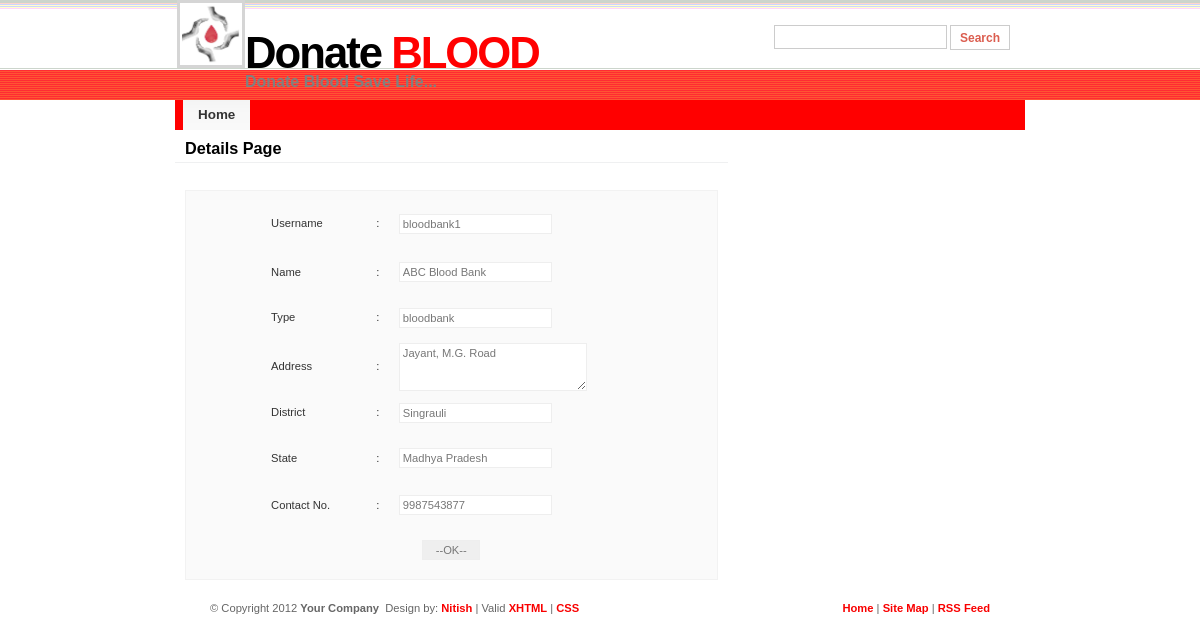
The page /admin/bbhdetails.php?userid=bloodbank1 on the database its author committed.
### tables this page shows
CREATE TABLE IF NOT EXISTS `bbhlogin` (
  `userid` varchar(20) NOT NULL,
  `password` varchar(20) NOT NULL,
  `type` varchar(15) NOT NULL,
  `name` varchar(50) NOT NULL,
  `address` varchar(200) NOT NULL,
  `district` varchar(20) NOT NULL,
  `state` varchar(20) NOT NULL,
  `contactno` bigint(20) NOT NULL,
  `status` varchar(10) NOT NULL,
  PRIMARY KEY (`userid`)
);

### admin/bbhdetails.php (the view, shortened to what this page needs)
<!DOCTYPE html PUBLIC "-//W3C//DTD XHTML 1.0 Strict//EN" "http://www.w3.org/TR/xhtml1/DTD/xhtml1-strict.dtd">
<html xmlns="http://www.w3.org/1999/xhtml" xml:lang="en" lang="en">
    <head>
        <link rel="stylesheet" href="../images/CitrusIsland.css" type="text/css" />
    </head>
    <body>
        <div id="wrap">
            <?php
            include 'adminHeader.php';
            ?>
            <div id="main">
                <?php
                $userid = $_GET['userid'];
                $sql = "Select * from bbms.bbhlogin where userid = '$userid'";
                $result = mysql_query($sql);
                $row = mysql_fetch_array($result);
                ?>
                <h1>Details Page</h1><br/>
                <center>
                    <form>
                        <table width="70%" border="0">
                            <tr>
                                <td width="20%" height="52">Username</td>
                                <td width="4%">:</td>
                                <td width="28%"><input type="text" name="txtuserid" id="txtuserid" value="<?php echo $row[0];?>" readonly="true"/></td>
                            </tr>
                            <tr>
                                <td height="41">Name</td>
                                <td>:</td>
                                <td><input type="text" name="txtname" id="txtname" value="<?php echo $row[3];?>" readonly="true"/></td>
                            </tr>
                            <tr>
                                <td height="46">Type</td>
                                <td>:</td>
                                <td><input type="text" name="txttype" id="txttype" value="<?php echo $row[2];?>" readonly="true"/>
                                </td>
                            </tr>
                            <tr>
                                <td height="40">Address</td>
                                <td>:</td>
                                <td><textarea name="txtaddress" id="txtaddress" cols="25" rows="3" readonly="true" ><?php echo $row[4];?></textarea></td>
                            </tr>
                            <tr>
                                <td height="40">District</td>
                                <td>:</td>
                                <td><input type="text" name="txtdistrict" id="txtdistrict" value="<?php echo $row[5];?>" readonly="true" /></td>
                            </tr>
                            <tr>
                                <td height="47">State</td>
                                <td>:</td>
                                <td><input type="text" name="txtstate" id="txtstate" value="<?php echo $row[6];?>" readonly="true" /></td>
                            </tr>
                            <tr>
                                <td height="43">Contact No.</td>
                                <td>:</td>
                                <td><input type="text" name="txtcontact" id="txtcontact" value="<?php echo $row[7];?>" readonly="true"/></td>
                            </tr>
                            <tr>
                                <td height="43" colspan="3"><center><input type="button" name="btnok" id="txtok" value="   --OK--   " onclick="window.close();"/>
                                    </center></td>
                            </tr>
                        </table>
                    </form>
                </center>
            </div>
        </div>
        <?php
        include 'adminfooter.php';
        ?>
    </body>
</html>

### images/CitrusIsland.css (style rules this page uses)
* { margin:0; padding: 0; }
body { margin: 0; padding: 0; font: 70%/1.5em Verdana, Tahoma, Arial,sans-serif; color: #333; text-align: center; background: #FFF url(bg.gif) repeat-x; }
h1, h2, h3, h4 { font-family: 'Trebuchet MS', Tahoma, Verdana, Sans-serif; font-weight: Bold; }
h1 { font-size: 145%; padding: 10px 10px 5px 10px; color: #000000; background-color: inherit; border-bottom: 1px solid #EFF0F1; }
form { margin:10px; padding: 5px; border: 1px solid #f2f2f2; background-color: #FAFAFA; }
input { padding: 3px; border:1px solid #eee; font: normal 1em Verdana, sans-serif; color:#777; }
textarea { width:180px; padding:3px; font: normal 1em Verdana, sans-serif; border:1px solid #eee; height:40px; display:block; color:#777; }
#wrap { margin: 0 auto; padding: 0; width: 850px; text-align: left; }
#main { float: left; margin: 0 0 0 0; padding: 0; width: 65%; }

### rows shown on the page
bbhlogin: txtuserid "bloodbank1", txtname "ABC Blood Bank", txttype "bloodbank", txtaddress "Jayant, M.G. Road", txtdistrict "Singrauli", txtstate "Madhya Pradesh", txtcontact "9987543877"
